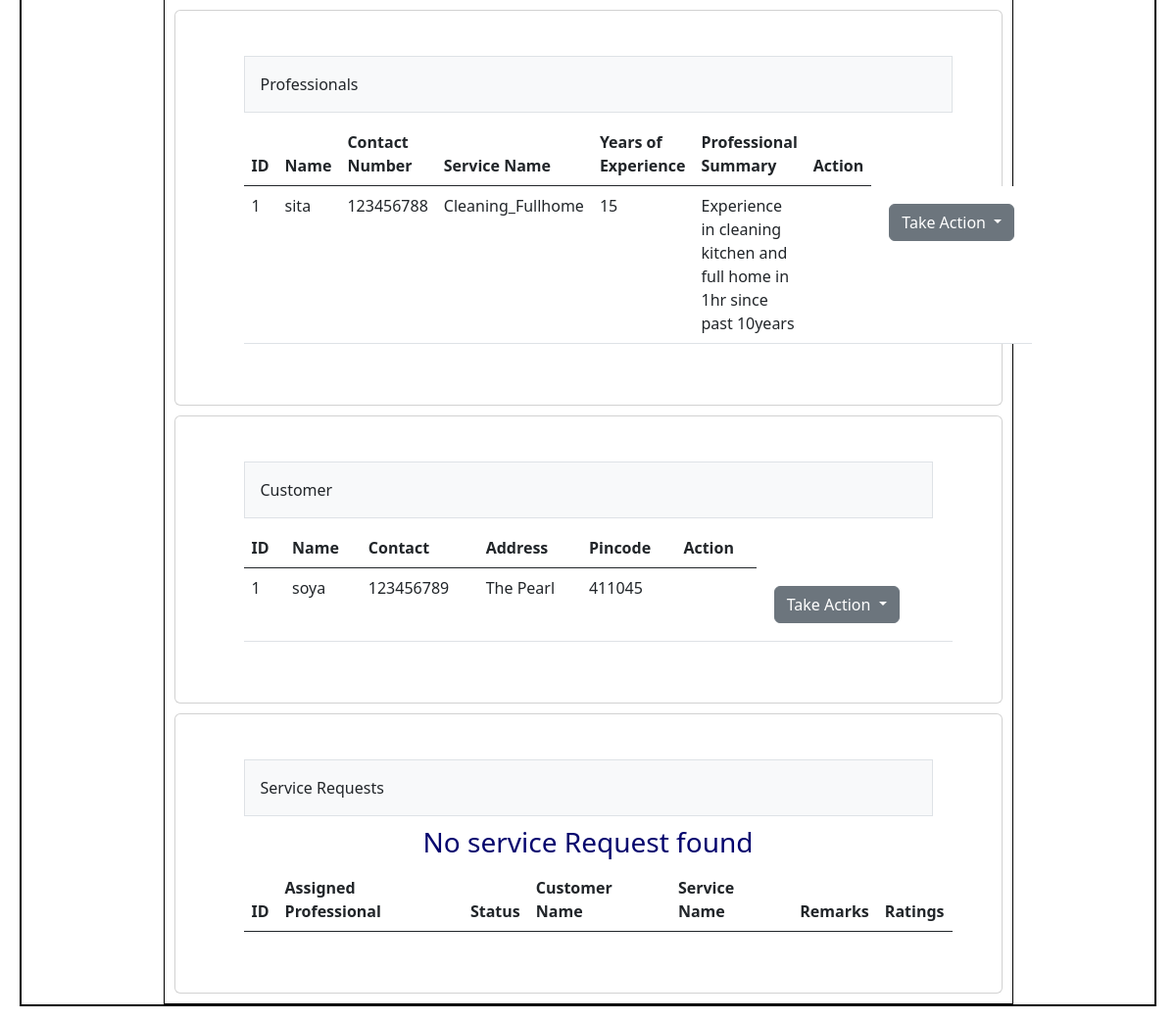
The page /admin (signed in, lower part) on the database as committed earlier.
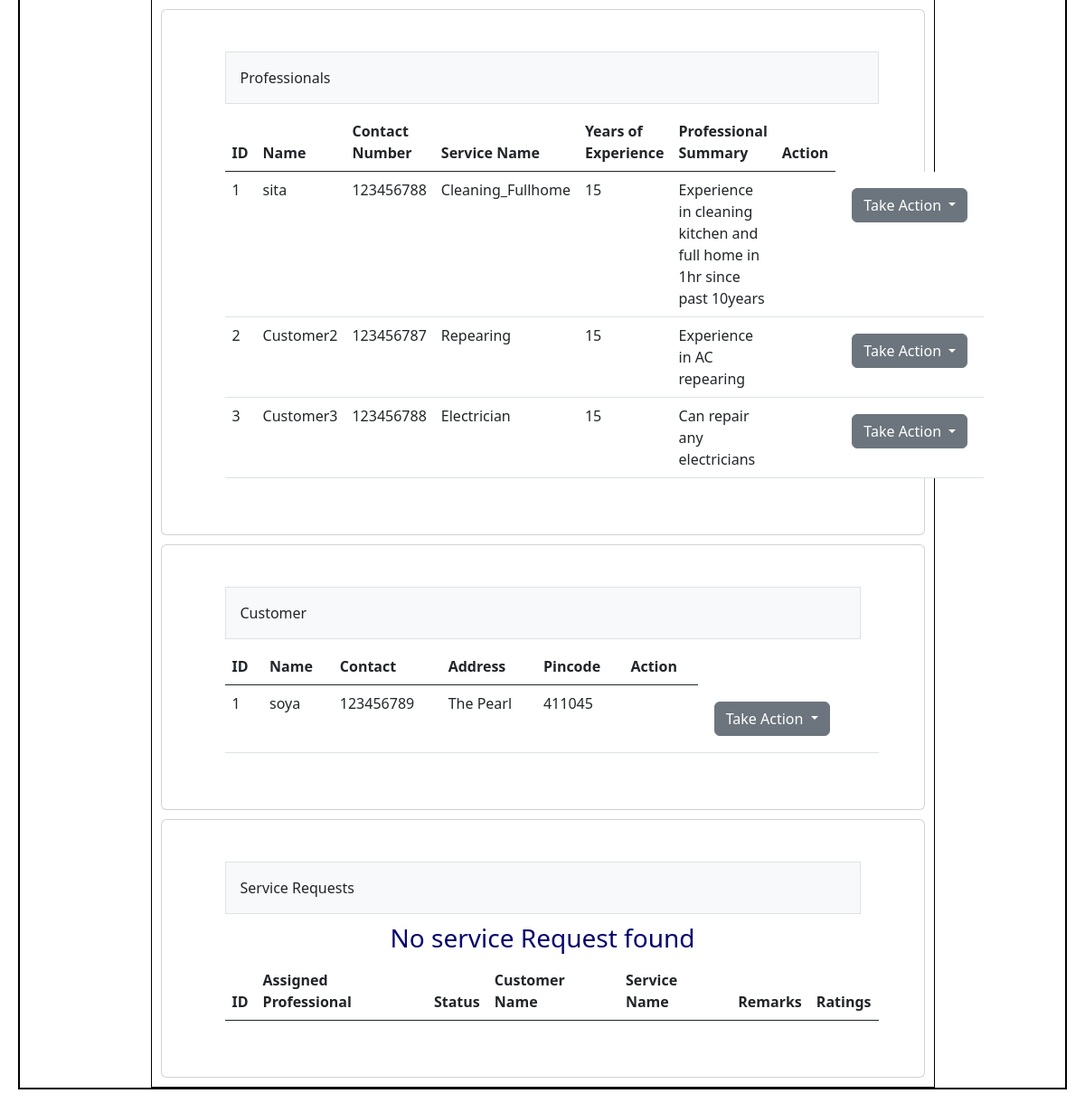
The same page on the database as committed later.
### Backend/models.py (models this page shows)
class Professional(db.Model):
    __tablename__="Professional"
    id = db.Column(db.Integer, primary_key=True)
    email=db.Column(db.String,unique=True,nullable=False)
    password=db.Column(db.String,nullable=False)
    fullname=db.Column(db.String,nullable=False)
    contact_number=db.Column(db.Integer,nullable=False)
    address=db.Column(db.String,nullable=False)
    pincode=db.Column(db.Integer,nullable=False)
    experience=db.Column(db.String,nullable=False)
    professional_summary=db.Column(db.String,nullable=False)
    service_name=db.Column(db.String,nullable=False)
    status=db.Column(db.String,default="Active")
    p_req=db.Column(db.String,default="Pending")

class Customer(db.Model):
    __tablename__="Customer"
    id = db.Column(db.Integer, primary_key=True)
    email=db.Column(db.String,unique=True,nullable=False)
    password=db.Column(db.String,nullable=False)
    contact_number=db.Column(db.Integer,nullable=False)
    fullname =db.Column(db.String,nullable=False)
    address =db.Column(db.String,nullable=False)
    pincode=db.Column(db.Integer,nullable=False)
    status=db.Column(db.String,default="Active")

### Backend/controllers.py (the view)
@app.route("/admin")
def admin_dashboard():
    redirect_response = isUserLoggedIn()
    if redirect_response is None:
        return redirect('/logout')
    services=get_services()
    customers=get_customer()
    professionals=get_professional()
    servicereqs = Servicereq.query.all()
    return render_template("admindashboard.html",name=session.get('username'),services=services,customers=customers,professionals=professionals,servicereqs=servicereqs)

### Backend/controllers.py (called while the page is built)
def isUserLoggedIn():
    if 'userid' in session:
        if session.get('usertype') == 'admin':
            return redirect(url_for('admin_dashboard'))
        elif session.get('usertype') == 'customer':
            return redirect(url_for('customer_dashboard'))
        elif session.get('usertype') == 'professional':
            return redirect(url_for('professional_dashboard'))
    return None

def get_services():
    services=Service.query.all()
    return services

def get_customer():
    customers=Customer.query.all()
    return customers

def get_professional():
    professionals=Professional.query.all()
    return professionals

### Templates/admindashboard.html (shortened to what this page needs)
{%extends "admin_layout.html"%}
{%block content%}
                    <div class="card">
                    <div class="card-body">
                        <div class="container px-4">
                            <div class="row gx-5">
                                <div class="col">
                                    <div class="p-3 border bg-light table-responsive">Professionals</div>
                                        <table class="table">
                                            <thead>
                                                <tr>
                                                <th scope="col">ID</th>
                                                <th scope="col">Name</th>
                                                <th scope="col">Contact Number</th>
                                                <th scope="col">Service Name</th>
                                                <th scope="col">Years of Experience</th>
                                                <th scope="col">Professional Summary</th>
                                                <th scope="col">Action</th>
                                                </tr>
                                            </thead>
                                            <tbody>
                                                {%if professionals%}
                                                    {%for professional in professionals%}
                                                <tr>
                                                    <td>{{ professional.id }}</td>
                                                    <td>{{ professional.fullname }}</td>
                                                    <td>{{professional.contact_number}}</td>
                                                    <td>{{ professional.service_name }}</td>
                                                    <td>{{professional.experience}}</td>
                                                    <td>{{professional.professional_summary}}</td>
                                                    <td>{{professional.action}}</td>
                                                    <td>
                                                        <div class="dropdown">
                                                            <button class="btn btn-secondary dropdown-toggle"
                                                                    type="button"
                                                                    id="dropdownMenuButton1"
                                                                    data-bs-toggle="dropdown"
                                                                    aria-expanded="false">
                                                                    Take Action
                                                            </button>
                                                        </div>
                                                    </td>
                                                </tr>
                                                    {%endfor%}
                                                {%else%}
                                                    <h3 class = "center"> No Professional found</h3>
                                                {%endif%}
                                            </tbody>
                                        </table>
                                </div>
                            </div>
                        </div>
                    </div>
                    </div>
                    <div class="card">
                    <div class="card-body">
                        <div class="container px-4">
                            <div class="row gx-5">
                                <div class="col">
                                    <div class="p-3 border bg-light table-responsive">Customer</div>
                                        <table class="table">
                                            <thead>
                                                <tr>
                                                <th scope="col">ID</th>
                                                <th scope="col">Name</th>
                                                <th scope="col">Contact</th>
                                                <th scope="col">Address</th>
                                                <th scope="col">Pincode</th>
                                                <th scope="col">Action</th>
                                                </tr>
                                            </thead>
                                            <tbody>
                                                {%if customers%}
                                                    {%for customer in customers%}
                                                <tr>
                                                    <td>{{ customer.id }}</td>
                                                    <td>{{ customer.fullname }}</td>
                                                    <td>{{customer.contact_number}}</td>
                                                    <td>{{ customer.address }}</td>
                                                    <td>{{customer.pincode}}</td>
                                                    <td>{{customer.action}}</td>
                                                    <td>
                                                        <div class="dropdown">
                                                            <button class="btn btn-secondary dropdown-toggle"
                                                                    type="button"
                                                                    id="dropdownMenuButton1"
                                                                    data-bs-toggle="dropdown"
                                                                    aria-expanded="false">
                                                                    Take Action
                                                            </button>
                                                        </div>
                                                    </td>
                                                </tr>
                                                    {%endfor%}
                                                {%else%}
                                                    <h3 class = "center"> No Customer found</h3>
                                                {%endif%}
                                            </tbody>
                                        </table>
                                </div>
                            </div>
                        </div>
                    </div>
                    </div>
                    <div class="card">
                    <div class="card-body">
                        <div class="container px-4">
                            <div class="row gx-5">
                                <div class="col">
                                    <div class="p-3 border bg-light table-responsive">Service Requests</div>
                                        <table class="table">
                                            <thead>
                                                    <tr>
                                                    <th scope="col">ID</th>
                                                    <th scope="col">Assigned Professional</th>
                                                    <th scope="col">Status</th>
                                                    <th scope="col">Customer Name</th>
                                                    <th scope="col">Service Name</th>
                                                    <th scope="col">Remarks</th>
                                                    <th scope="col">Ratings</th>
                                                    </tr>
                                            </thead>
                                            <tbody>
                                                {%if servicerequets%}
                                                    {%for servicerequet in servicerequets%}
                                                <tr>
                                                    <td>{{ servicerequet.id }}</td>
                                                    <td>{{ servicereq.professional.fullname}}</td>
                                                    <td>{{ servicerequet.status}}</td>
                                                    <td>{{ servicereq.customer.fullname}}</td>
                                                    <td>{{ servicerequet.service.name}}</td>
                                                    <td>{{ servicerequet.remarks}}</td>
                                                    <td>{{ servicerequet.rating}}</td>
                                                </tr>
                                                    {%endfor%}
                                                {%else%}
                                                    <h3 class = "center"> No service Request found</h3>
                                                {%endif%}
                                            </tbody>
                                        </table>
                                </div>
                            </div>
                        </div>
                    </div>
                    </div>
{%endblock%}

### Templates/admin_layout.html (shortened to what this page needs)
<!DOCTYPE html>
<html>
    <head>
        <link rel="stylesheet" href="/static/styles/main.css">
        <link href="https://cdn.jsdelivr.net/npm/bootstrap@5.0.2/dist/css/bootstrap.min.css" rel="stylesheet">
        <link href="https://cdn.jsdelivr.net/npm/bootstrap@5.3.0/dist/css/bootstrap.min.css" rel="stylesheet">
    </head>
    <body>
        <div class = "my_container">
                <div class="my_panel">
                    {%block content%}{%endblock%}
                </div>
            </div>
    </body>
</html>

### Static/Styles/main.css (style rules this page uses)
* { margin: 10px; }
.my_container { border: 2px solid black; }
.my_panel { width: 75%; margin: auto; height: auto; border: 1px solid black; }
.center { text-align: center; margin: auto; color: rgb(5,5,110); }

Rows that differ between the two databases and show on the page:
added Professional: id "2", fullname "Customer2", contact_number "123456787", service_name "Repearing", experience "15", professional_summary "Experience in AC repearing"
added Professional: id "3", fullname "Customer3", contact_number "123456788", service_name "Electrician", experience "15", professional_summary "Can repair any electricians"
